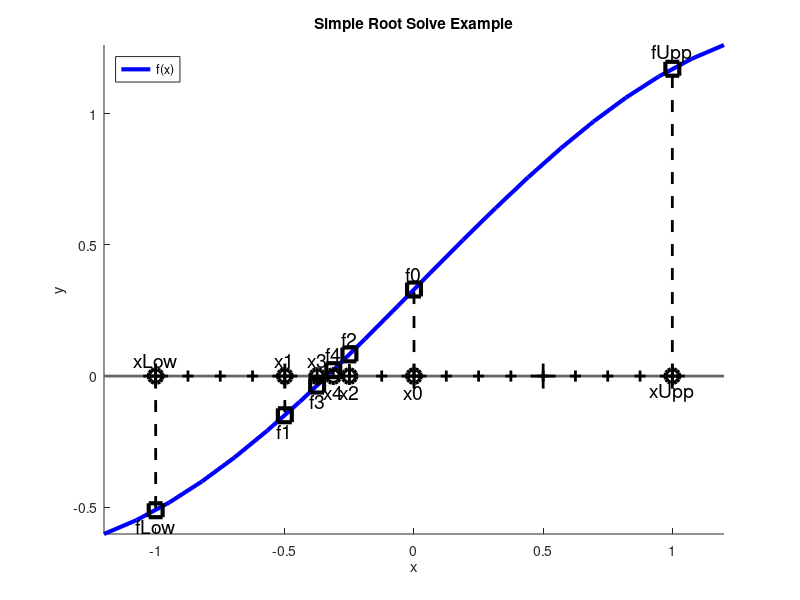

This figure's MATLAB source:
function makeSimpleRootSolvePlot()
 %#ok<*NOPRT>  % suppress no print warnings
 
t = linspace(-1.2, 1.2, 20);
testFun = @(t)( 0.33 + sin(t) );
y = testFun(t);

% Plot the function
figure(1); clf; hold on;
plot(t,y, 'b-', 'LineWidth', 3);
plot(t([1,end]), [0,0], 'k-', 'LineWidth', 2, 'Color', 0.4*[1,1,1]);

% Plot the brackets
xLow = -1.0;
drawIter(xLow, testFun, 'Low');
xUpp = 1.0;
drawIter(xUpp, testFun, 'Upp');

% Plot the iterations:
x0 = 0.5 * (xLow + xUpp)
drawIter(x0, testFun, '0');

x1 = 0.5 * (xLow + x0)
drawIter(x1, testFun, '1');

x2 = 0.5 * (x1 + x0)
drawIter(x2, testFun, '2');

x3 = 0.5 * (x1 + x2)
drawIter(x3, testFun, '3');

x4 = 0.5 * (x3 + x2)
drawIter(x4, testFun, '4');

% Plot the helper tick marks:
plotTicks(-1, 1, 5, 18);
plotTicks(-1, 1, 17, 8);

% Annotations:
xlabel('x')
ylabel('y')
legend('f(x)','Location','NorthWest')
title('Simple Root Solve Example')
axis tight;

end

%~~~~~~~~~~~~~~~~~~~~~~~~~~~~~~~~~~~~~~~~~~~~~~~~~~~~~~~~~~~~~~~~~~~~~~~~~%

function drawIter(x, fun, name)
y = fun(x);

plot(x, 0, 'ko', 'MarkerSize', 10, 'LineWidth', 3);
plot(x, y, 'ks', 'MarkerSize', 10, 'LineWidth', 3)
plot(x*[1,1], [0, y], 'k--', 'LineWidth',2);
addText(x, -eps*y, ['x', name]);
addText(x, y, ['f', name]);

end

%~~~~~~~~~~~~~~~~~~~~~~~~~~~~~~~~~~~~~~~~~~~~~~~~~~~~~~~~~~~~~~~~~~~~~~~~~%

function addText(t,y,str)
shift = 0.06;
if y < 0
    shift = -shift;
end
text(t, y + shift, str, 'HorizontalAlignment','center', 'FontSize', 14);
end

%~~~~~~~~~~~~~~~~~~~~~~~~~~~~~~~~~~~~~~~~~~~~~~~~~~~~~~~~~~~~~~~~~~~~~~~~~%

function plotTicks(low, upp, count, tickSize)

xTick = linspace(low,upp,count);
yTick = zeros(size(xTick));
plot(xTick, yTick, 'k+','LineWidth',2, 'MarkerSize', tickSize);

end